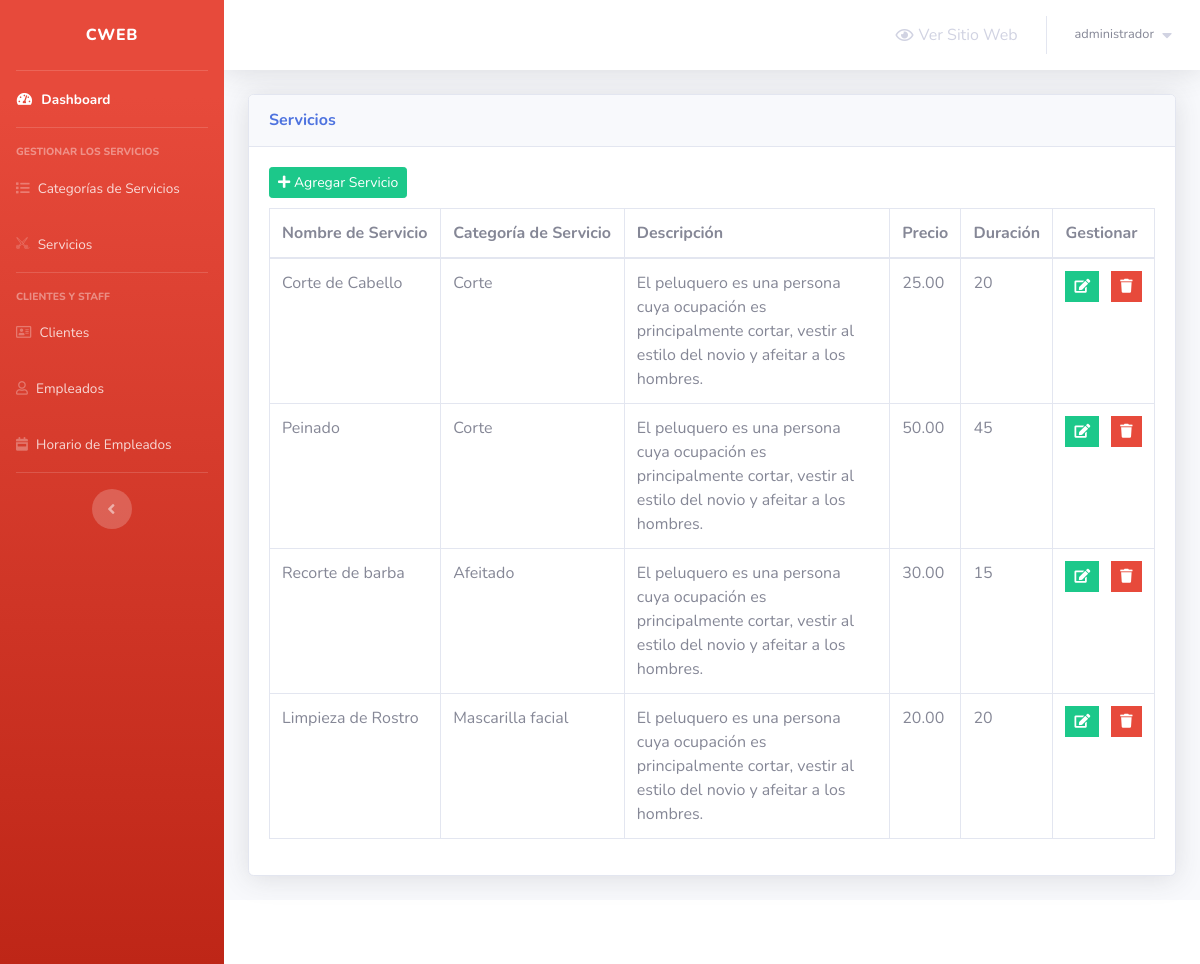
/admin/services.php (signed in), run on the app's committed database.
### tables this page shows
CREATE TABLE `services` (
  `service_id` int(5) NOT NULL,
  `service_name` varchar(50) NOT NULL,
  `service_description` varchar(255) NOT NULL,
  `service_price` decimal(6,2) NOT NULL,
  `service_duration` int(5) NOT NULL,
  `category_id` int(2) NOT NULL
);

CREATE TABLE `service_categories` (
  `category_id` int(2) NOT NULL,
  `category_name` varchar(50) NOT NULL
);

### admin/services.php (the view, shortened to what this page needs)
<?php
include 'connect.php';
include 'Includes/templates/header.php';
if (isset($_SESSION['username_barbershop_Xw211qAAsq4']) && isset($_SESSION['password_barbershop_Xw211qAAsq4'])) {
?>
    <div class="container-fluid">
        <?php
        $do = '';
        if (isset($_GET['do']) && in_array($_GET['do'], array('Add', 'Edit'))) {
            $do = htmlspecialchars($_GET['do']);
        } else {
            $do = 'Manage';
        }
        if ($do == 'Manage') {
            $stmt = $con->prepare("SELECT * FROM services s, service_categories sc where s.category_id = sc.category_id");
            $stmt->execute();
            $rows_services = $stmt->fetchAll();
        ?>
            <div class="card shadow mb-4">
                <div class="card-header py-3">
                    <h6 class="m-0 font-weight-bold text-primary">Servicios</h6>
                </div>
                <div class="card-body">
                    <a href="services.php?do=Add" class="btn btn-success btn-sm" style="margin-bottom: 10px;">
                        <i class="fa fa-plus"></i>
                        Agregar Servicio
                    </a>
                    <table class="table table-bordered">
                        <thead>
                            <tr>
                                <th scope="col">Nombre de Servicio</th>
                                <th scope="col">Categoría de Servicio</th>
                                <th scope="col">Descripción</th>
                                <th scope="col">Precio</th>
                                <th scope="col">Duración</th>
                                <th scope="col">Gestionar</th>
                            </tr>
                        </thead>
                        <tbody>
                            <?php
                            foreach ($rows_services as $service) {
                                echo "<tr>";
                                echo "<td>";
                                echo $service['service_name'];
                                echo "</td>";
                                echo "<td>";
                                echo $service['category_name'];
                                echo "</td>";
                                echo "<td style = 'width:30%'>";
                                echo $service['service_description'];
                                echo "</td>";
                                echo "<td>";
                                echo $service['service_price'];
                                echo "</td>";
                                echo "<td>";
                                echo $service['service_duration'];
                                echo "</td>";
                                echo "<td>";
                                $delete_data = "delete_" . $service["service_id"];
                            ?>
                                <ul class="list-inline m-0">
                                    <li class="list-inline-item" data-toggle="tooltip" title="Editar">
                                        <button class="btn btn-success btn-sm rounded-0">
                                            <a href="services.php?do=Edit&service_id=<?php echo $service['service_id']; ?>" style="color: white;">
                                                <i class="fa fa-edit"></i>
                                            </a>
                                        </button>
                                    </li>
                                    <li class="list-inline-item" data-toggle="tooltip" title="Eliminar">
                                        <button class="btn btn-danger btn-sm rounded-0" type="button" data-toggle="modal" data-target="#<?php echo $delete_data; ?>" data-placement="top"><i class="fa fa-trash"></i></button>
                                    </li>
                                </ul>
                            <?php
                                echo "</td>";
                                echo "</tr>";
                            }
                            ?>
                        </tbody>
                    </table>
                </div>
            </div>
            <?php
        }
        ?>
    </div>
<?php
    include 'Includes/templates/footer.php';
} else {
    header('Location: login.php');
    exit();
}
?>

### data on the page
services: service_name "Corte de Cabello", category.category_name "Corte", service_description "El peluquero es una persona cuya ocupación es principalmente cortar, vestir al estilo del novio y afeitar a los hombres.", service_price "25.00", service_duration "20"
services: service_name "Peinado", category.category_name "Corte", service_description "El peluquero es una persona cuya ocupación es principalmente cortar, vestir al estilo del novio y afeitar a los hombres.", service_price "50.00", service_duration "45"
services: service_name "Recorte de barba", category.category_name "Afeitado", service_description "El peluquero es una persona cuya ocupación es principalmente cortar, vestir al estilo del novio y afeitar a los hombres.", service_price "30.00", service_duration "15"
services: service_name "Limpieza de Rostro", category.category_name "Mascarilla facial", service_description "El peluquero es una persona cuya ocupación es principalmente cortar, vestir al estilo del novio y afeitar a los hombres.", service_price "20.00", service_duration "20"

### other printed values
$_SESSION['username_barbershop_Xw211qAAsq4'] "administrador"
